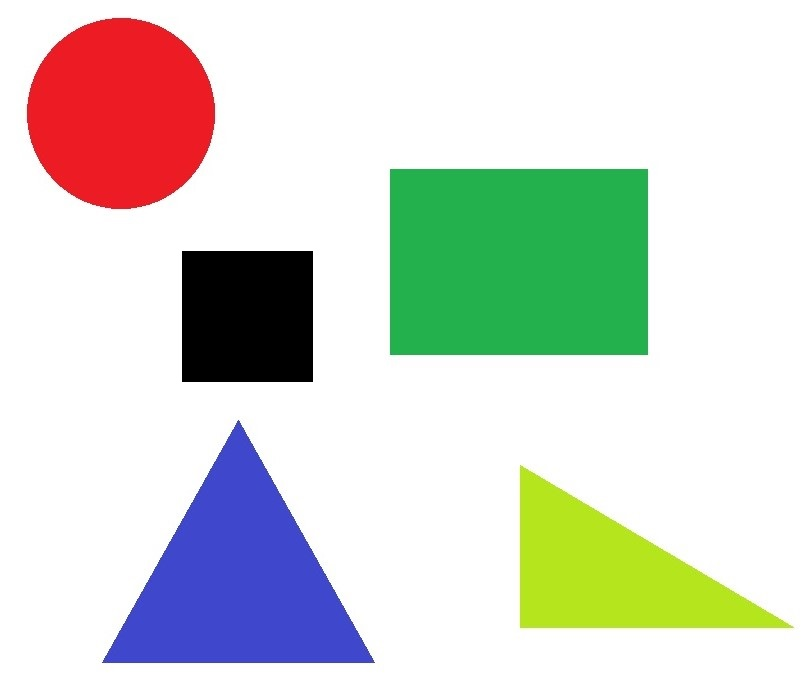
#> input picture Script Python/img/contour.jpg, 810 x 678 px
$ python test.py
#> lines starting #> are read from the running program, lines starting #| are printed output that depends on the picture; after the words box and inside, x2 and y2 are one past the last pixel; in counts of white or black regions, pixels touching at a corner belong together
import cv2

img = cv2.imread('img/contour.jpg')
#> img is the input picture: shape (678, 810, 3); mean B, G, R 207.7, 216.2, 212
imgGrey = cv2.cvtColor(img, cv2.COLOR_BGR2GRAY)
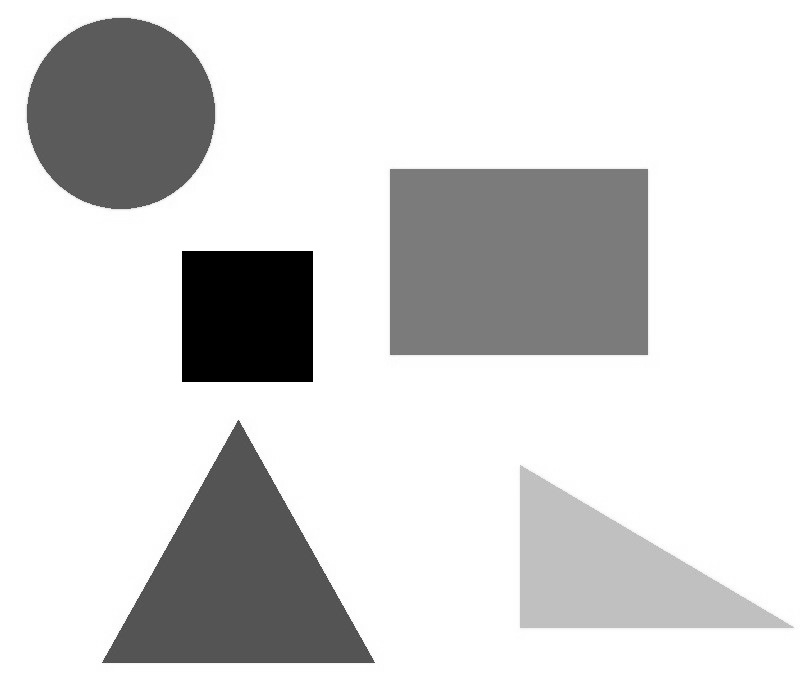
#> imgGrey: shape (678, 810); min 0, max 255, mean 214
blur_gray = cv2.GaussianBlur(src=imgGrey, ksize=(5, 5), sigmaX=0)
_, thrash = cv2.threshold(blur_gray, 240, 255, cv2.THRESH_BINARY)
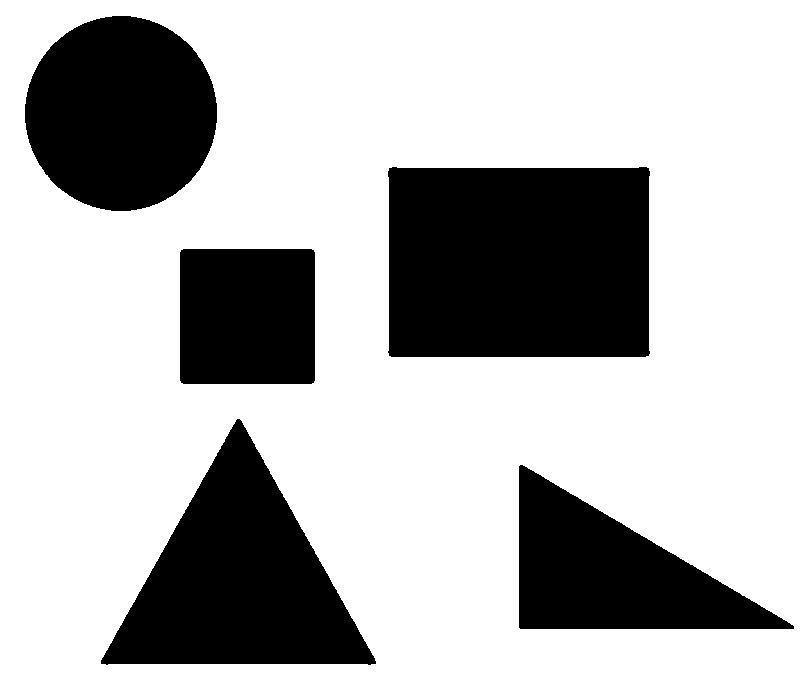
#> thrash: shape (678, 810); 71.9% white; 5 black regions
contours, _ = cv2.findContours(thrash, cv2.RETR_TREE, cv2.CHAIN_APPROX_NONE)
#> contours = 6 contours; box (x1, y1, x2, y2) and area: (0, 0, 810, 678) 547693, (387, 166, 651, 358) 49611, (100, 418, 377, 666) 34858, (24, 15, 218, 212) 29611, (518, 464, 795, 630) 23626, (179, 248, 316, 385) 18470


for contour in contours:
    approx = cv2.approxPolyDP(contour, 0.01 * cv2.arcLength(contour, True), True)
    cv2.drawContours(img, [approx], 0, (0, 0, 0), 2)
    x = approx.ravel()[0]
    y = approx.ravel()[1] - 5
    if len(approx) == 3:
        cv2.putText(img, "Triangle", (x, y), cv2.FONT_HERSHEY_COMPLEX, 0.5, (0, 0, 0))
    elif len(approx) == 4:
        x1, y1, w, h = cv2.boundingRect(approx)
        aspectRatio = float(w) / h
        if 0.95 <= aspectRatio <= 1.05:
            cv2.putText(img, "Carre", (x, y), cv2.FONT_HERSHEY_COMPLEX, 0.5, (0, 0, 0))
        else:
            cv2.putText(img, "Rectangle", (x, y), cv2.FONT_HERSHEY_COMPLEX, 0.5, (0, 0, 0))
    else:
        cv2.putText(img, "Cercle", (x, y), cv2.FONT_HERSHEY_COMPLEX, 0.5, (0, 0, 0))
#> this loop made 6 passes
#> (approx, x, y, x1, y1, w, h, aspectRatio) on passes 1, 4, 5: ([[0, 0], [0, 677], [809, 677], [809, 0]], 0, -5, 0, 0, 810, 678, 1.19), ([[181, 249], [314, 250], [313, 383], [180, 382]], 181, 244, 180, 249, 135, 135, 1), ([[388, 168], [648, 167], [649, 355], [389, 356]], 388, 163, 388, 167, 262, 190, 1.38)
#> (approx, x, y) on passes 2 to 3: ([[518, 466], [794, 628], [520, 629]], 518, 461), ([[237, 418], [375, 664], [100, 663]], 237, 413)
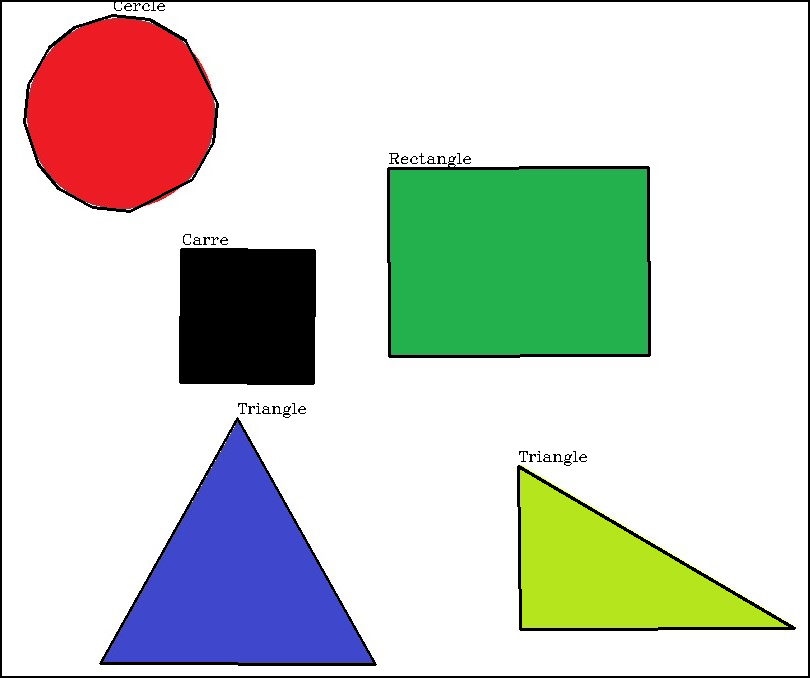
#> img: shape (678, 810, 3); 3.14% of pixels changed, all inside (x1, y1, x2, y2) = (0, 0, 810, 678)

cv2.imshow("Contour", img)
cv2.waitKey(0)
cv2.destroyAllWindows()
